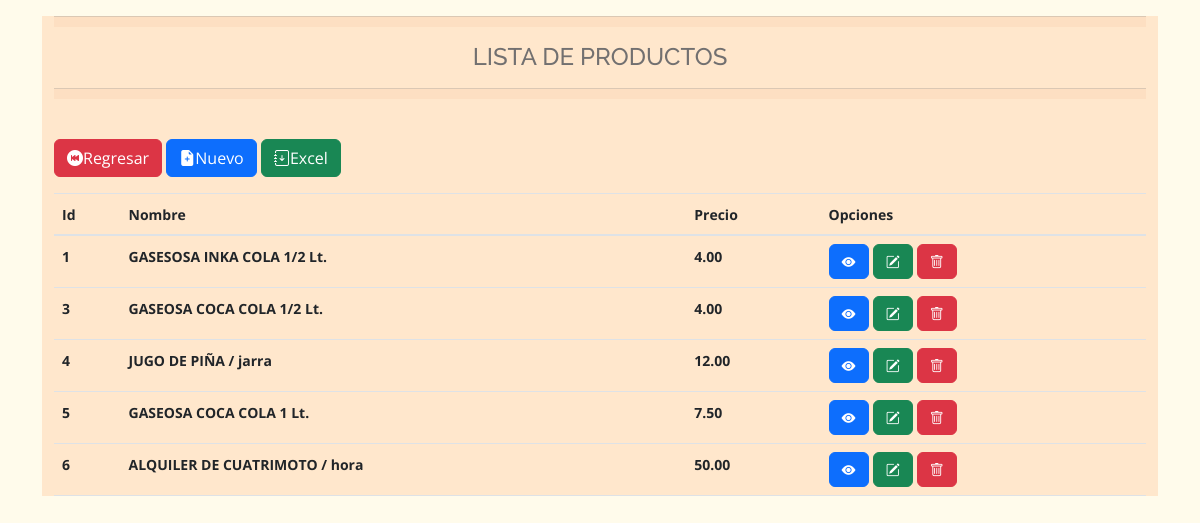
The page /vista/producto/producto.php on the database its author committed.
### tables this page shows
CREATE TABLE `tb_producto` (
  `id_producto` int(11) NOT NULL,
  `nombre` varchar(100) NOT NULL,
  `precio` decimal(10,2) NOT NULL
);

### conection/conection.php (called while the page is built)
<?php
    class db{
        private $host= "localhost";
        private $dbname="db_casagrauhotel";
        private $user="root";
        private $password="123";
        public function conexion(){
            try{
                $PDO = new PDO("mysql:host=".$this->host.";dbname=".$this->dbname,$this->user,$this->password);
                return $PDO;
            }catch(PDOException $e){
                return $e->getMessage();
            }
        }
    }
?>

### control/productocontrol.php (called while the page is built, shortened)
<?php
    class productoControl{
        private $model;
        public function __construct()
        {
            require_once("c://xampp/htdocs/casagrau/model/productomodel.php");
            $this->model = new productoModel();
        }
        public function index(){
            return ($this->model->index()) ? $this->model->index() : false;
        }
    }
?>

### model/productomodel.php (called while the page is built, shortened)
<?php
    class productoModel{
        private $PDO;
        public function __construct()
        {
            require_once("c://xampp/htdocs/casagrau/conection/conection.php");
            $con = new db();
            $this->PDO = $con->conexion();
        }
        public function index(){
            $stament = $this->PDO->prepare("SELECT * FROM tb_producto");
            return ($stament->execute()) ? $stament->fetchAll() : false;
        }
    }
?>

### vista/producto/producto.php (the view, shortened to what this page needs)
<?php
    require_once("C://xampp/htdocs/casagrau/vista/head/head.php");
    require_once("C://xampp/htdocs/casagrau/control/productocontrol.php");
    $obj = new productoControl();
    $rows = $obj->index();
?>
<!DOCTYPE html>
<html lang="es">
   <head>
   <link rel="stylesheet" href="https://cdn.jsdelivr.net/npm/bootstrap-icons@1.10.4/font/bootstrap-icons.css">
   <link href="css/style.css" rel="stylesheet">
   <link href="css/flexmovil.css" rel="stylesheet">
   </head>
      <body style="background-color: #FFFBEB;">
        <div class="container">
        <div class="container-fluid" style="background-color: #FFE7CC;">
            <div style="text-align: center;">
            <hr style="height:10px;background:#F8CBA6">
            <h4>LISTA DE PRODUCTOS</h4>
            <hr style="height:10px;background:#F8CBA6">
        </div></br>
    <div class="mb-3">
        <a href="/casagrau/admin.php" class="btn btn-danger"> <i class="bi bi-skip-backward-circle-fill"></i>Regresar</a>
        <a href="create.php" class="btn btn-primary"><i class="bi bi-file-earmark-plus-fill"></i>Nuevo</a>
        <a href="excel.php" class="btn btn-success"><i class="bi bi-journal-arrow-down"></i>Excel</a>
    </div>
<table class="table">
    <thead>
        <tr  style="border: 50px;">
            <th scope="col"><a>Id</a></th>
            <th scope="col"><a>Nombre</a></th>
            <th scope="col"><a>Precio</a></th>
            <th scope="col"><a>Opciones</a></th>
        </tr>
    </thead>
    <tbody>
        <?php if($rows): ?>
            <?php foreach($rows as $row): ?>
                <tr>
                    <th><a><?= $row[0] ?></a></th>
                    <th><a><?= $row[1] ?></a></th>
                    <th><a><?= $row[2] ?></a></th>
                    <th>
                        <a href="show.php?id_producto=<?= $row[0]?>" class="btn btn-primary"><i class="bi bi-eye-fill"></i></a>
                        <a href="edit.php?id_producto=<?= $row[0]?>" class="btn btn-success"><i class="bi bi-pencil-square"></i></a>
                        <a class="btn btn-danger" data-bs-toggle="modal" data-bs-target="#id<?=$row[0]?>"><i class="bi bi-trash" style="color: #fff;"></i></a>
                    </th>
                </tr>
            <?php endforeach; ?>
        <?php else: ?>
            <tr>
                <td colspan="3" class="text-center">No hay registros actualmente</td>
            </tr>
        <?php endif; ?>
    </tbody>
</table>
<body>
</body>
</html>

### css/flexmovil.css (style rules this page uses)
.table a { font-size: 14px; }

### rows shown on the page
tb_producto: id_producto "1", nombre "GASESOSA INKA COLA 1/2 Lt.", precio "4.00"
tb_producto: id_producto "3", nombre "GASEOSA COCA COLA 1/2 Lt.", precio "4.00"
tb_producto: id_producto "4", nombre "JUGO DE PIÑA / jarra", precio "12.00"
tb_producto: id_producto "5", nombre "GASEOSA COCA COLA 1 Lt.", precio "7.50"
tb_producto: id_producto "6", nombre "ALQUILER DE CUATRIMOTO / hora", precio "50.00"
